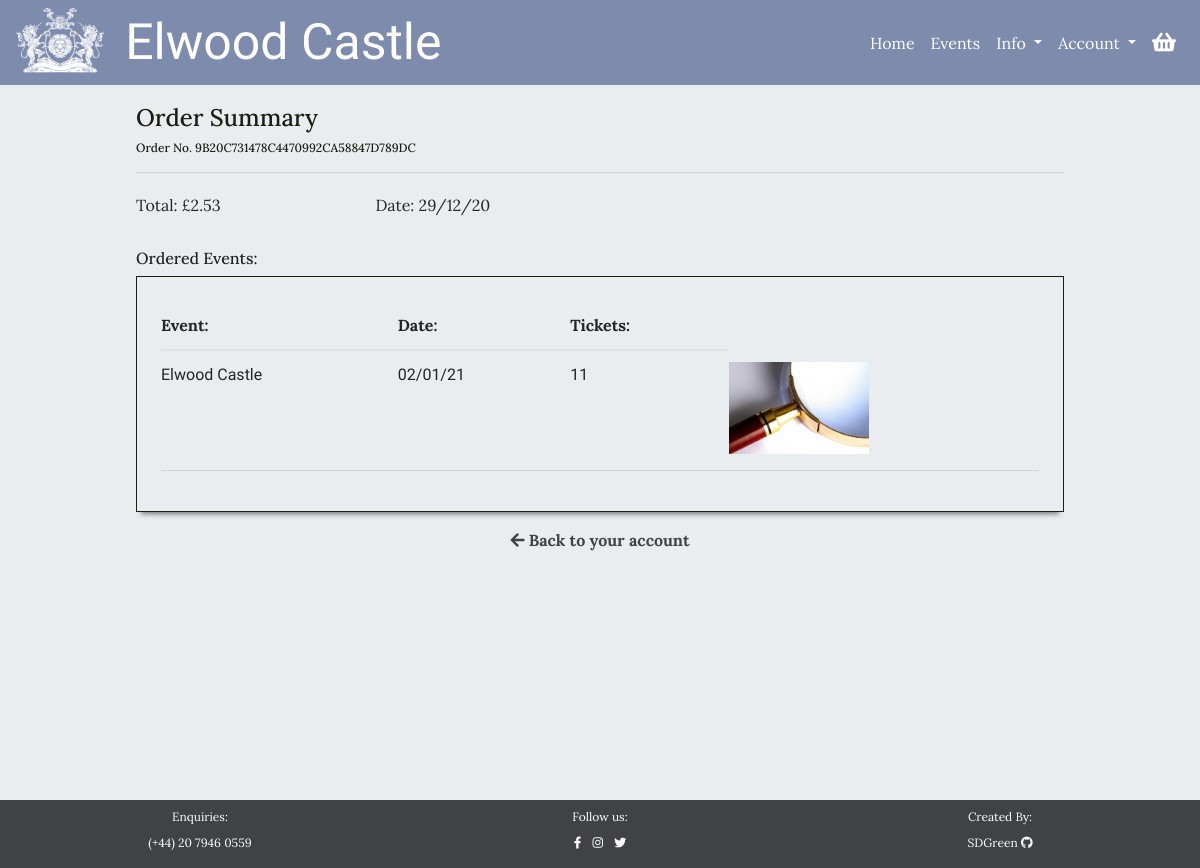
Page /user/order-summary/9B20C731478C4470992CA58847D789DC on the earlier database version.
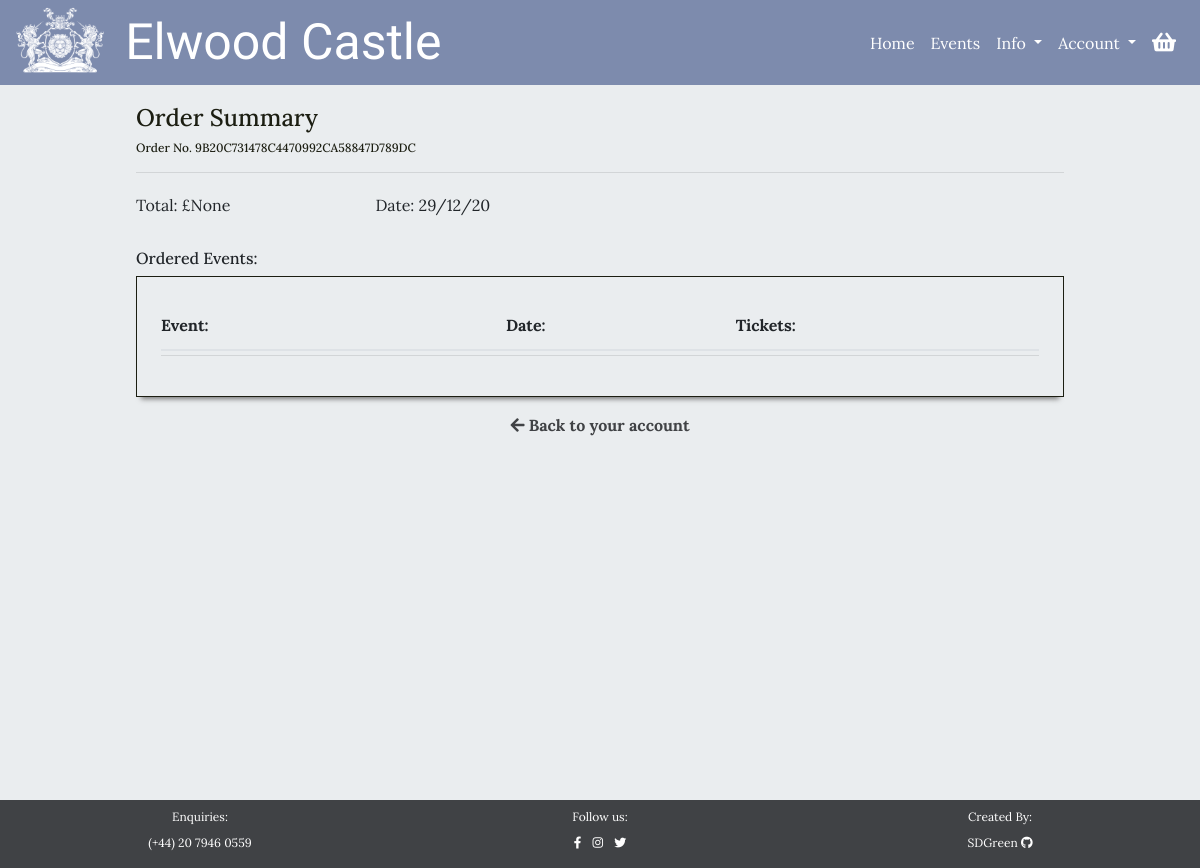
Same page on the later database version.
### checkout/models.py (models this page shows, shortened)
class Order(models.Model):
    user_account = models.ForeignKey(UserAccount, null=True, blank=True,
                                     on_delete=models.SET_NULL,
                                     related_name='orders')
    order_number = models.CharField(max_length=32, null=False, editable=False)
    first_name = models.CharField(max_length=100, null=False, blank=False)
    last_name = models.CharField(max_length=200, null=False, blank=False)
    email = models.EmailField(max_length=200, null=False, blank=False)
    phone_number = models.CharField(max_length=20, null=True, blank=True)
    date = models.DateTimeField(auto_now_add=True)
    stripe_id = models.CharField(max_length=27, null=False, blank=False)
    total = models.DecimalField(max_digits=7, decimal_places=2,
                                null=True, blank=False, default=0)

class EventBooking(models.Model):
    confirmation_number = models.CharField(max_length=32, null=False,
                                           editable=False)
    order = models.ForeignKey(Order, null=False, blank=False,
                              on_delete=models.CASCADE,
                              related_name='bookings')
    event = models.ForeignKey(Event, null=False, blank=False,
                              on_delete=models.CASCADE,)
    date = models.DateField(auto_now=False, auto_now_add=False,
                            null=False, blank=False)
    ticket_quantity = models.IntegerField()
    booking_total = models.DecimalField(max_digits=7, decimal_places=2,
                                        null=False, blank=False,
                                        editable=False, default=0)

### events/models.py (models this page shows)
class Event(models.Model):
    category = models.ForeignKey('Category', null=True, blank=True,
                                 on_delete=models.SET_NULL)
    name = models.CharField(max_length=254)
    description = models.TextField()
    price = models.DecimalField(max_digits=8, decimal_places=2, blank=False)
    start_time = models.TimeField()
    rating = models.DecimalField(max_digits=2, decimal_places=1, null=True,
                                 blank=True)
    day_ticket_limit = models.PositiveIntegerField(blank=False,
                                                   validators=[
                                                      MaxValueValidator(200)
                                                    ])
    supervision = models.BooleanField(default=True, null=True, blank=True)
    age_restricted = models.BooleanField(default=True, null=True, blank=False)
    image = models.ImageField(null=True, blank=True)
    def __str__(self):
        return self.name

### user_account/views.py (the view)
# urls.py: path('order-summary/<order_number>', views.order_summary, name="order_summary")
def order_summary(request, order_number):
    try:
        order = Order.objects.get(order_number=order_number)
    except Exception:
        messages.error(request, """Sorry, we can't find this order!\
                                   Please contact us so we can
                                   fix this for you""")
        return redirect(reverse('user_home'))
    context = {
        'order': order
    }
    return render(request, 'user_account/order_summary.html', context)

### basket/contexts.py (called while the page is built, shortened)
def basket_items(request):
    basket_items = []
    total = 0
    basket = request.session.get('basket', {})
    context = {
        'basket_items': basket_items,
        'total': total,
    }
    return context

### user_account/templates/user_account/order_summary.html (shortened to what this page needs)
{% extends 'base.html' %}
{% load static %}
{% block content %}
<div id="small-page">
    <div class="color-overlay">
        <div class="container-fluid guttered p-3">
            <div class="row pt-1 mb-2">
                <div class="col-12 mb-2">
                    <h2 class="heading-text color-title text-l d-block">Order Summary</h2>
                    <h2 class="heading-text color-title text-s d-block">Order No. {{order.order_number}}</h2>
                    <hr class="mb-1">
                </div>
            </div>
            <div class="row mt-1 mb-3">
                <div class="col-3">
                    <p class="heading-text text-m">Total: £{{order.total}}</p>
                </div>
                <div class="col-3">
                    <p class="heading-text text-m">Date: {{order.date|date:"d/m/y"}}</p>
                </div>
            </div>
            <div class="row mt-1 mb-3">
                <div class="col-12 mb-lg-0">
                    <h5 class="heading-text text-m mb-2">Ordered Events:</h5>
                    <div class="booking-container below-shadow p-4">
                        <table class="table mb-1 table-responsive-sm">
                            <thead class="heading-text text-m">
                                <tr>
                                    <th scope="col">Event:</th>
                                    <th scope="col"></th>
                                    <th scope="col">Date:</th>
                                    <th scope="col">Tickets:</th>
                                </tr>
                            </thead>
                            <tbody class="body-text text-m">
                                {% for booking in order.bookings.all %}
                                <tr>
                                    <td colspan="2">
                                        {{ booking.event }}
                                    </td>
                                    <td>
                                        {{ booking.date|date:"d/m/y"}}
                                    </td>
                                    <td>{{ booking.ticket_quantity }}
                                    </td>
                                    <td class="d-none d-md-inline-block">
                                        {% if booking.event.image %}
                                        <img class="img-fluid" src="{{ booking.event.image.url }}"
                                            alt="{{ booking.event.name }}">
                                        {% else %}
                                        <img class="img-fluid" src="{{ MEDIA_URL }}no-image.jpg"
                                            alt="{{ booking.event.name }}">
                                        {% endif %}
                                    </td>
                                </tr>
                                {% endfor %}
                            </tbody>
                        </table>
                        <hr class="mt-0 mb-3">
                    </div>
                </div>
            </div>
            <div class="row mt-1 mb-3">
                <div class="col-12 text-center">
                    <a href="{% url 'user_home' %}" class="heading-text text-link text-m"><i
                            class="fas fa-arrow-left"></i> <strong>Back to your account</strong></a>
                </div>
            </div>
        </div>
    </div>
</div>
{% endblock %}

Differences in the rows shown:
removed EventBooking: event "Elwood Castle", date "02/01/21", ticket_quantity "11"
changed Order "9B20C731478C4470992CA58847D789DC": total "2.53" → "None"
